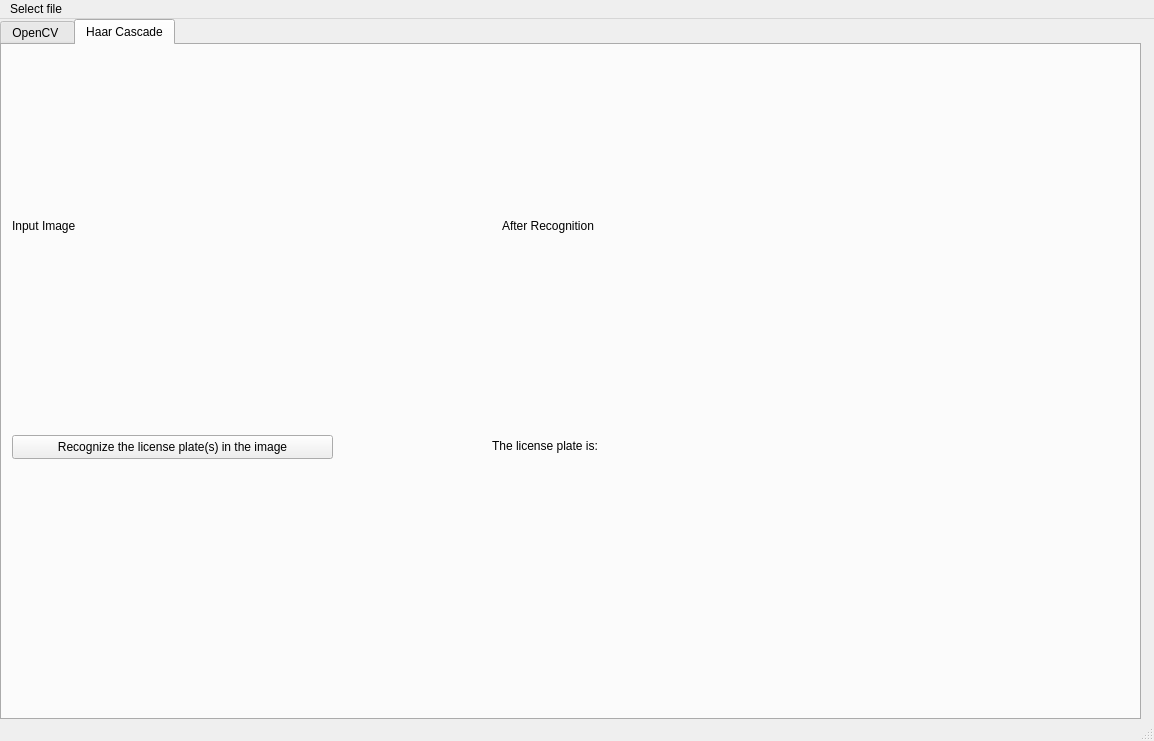
<?xml version="1.0" encoding="UTF-8"?>
<ui version="4.0">
 <class>MainWindow</class>
 <widget class="QMainWindow" name="MainWindow">
  <property name="geometry">
   <rect>
    <x>0</x>
    <y>0</y>
    <width>1154</width>
    <height>741</height>
   </rect>
  </property>
  <property name="windowTitle">
   <string>MainWindow</string>
  </property>
  <widget class="QWidget" name="centralwidget">
   <widget class="QTabWidget" name="tabWidget">
    <property name="geometry">
     <rect>
      <x>0</x>
      <y>0</y>
      <width>1141</width>
      <height>701</height>
     </rect>
    </property>
    <property name="currentIndex">
     <number>1</number>
    </property>
    <widget class="QWidget" name="tab">
     <attribute name="title">
      <string>OpenCV </string>
     </attribute>
     <widget class="QLabel" name="label_2">
      <property name="geometry">
       <rect>
        <x>500</x>
        <y>10</y>
        <width>421</width>
        <height>341</height>
       </rect>
      </property>
      <property name="text">
       <string>After Recognition</string>
      </property>
     </widget>
     <widget class="QLabel" name="label">
      <property name="geometry">
       <rect>
        <x>10</x>
        <y>10</y>
        <width>421</width>
        <height>341</height>
       </rect>
      </property>
      <property name="text">
       <string>Input Image</string>
      </property>
     </widget>
     <widget class="QLabel" name="result_label">
      <property name="geometry">
       <rect>
        <x>490</x>
        <y>380</y>
        <width>361</width>
        <height>41</height>
       </rect>
      </property>
      <property name="text">
       <string>The license plate is: </string>
      </property>
     </widget>
     <widget class="QPushButton" name="recognitionButton">
      <property name="geometry">
       <rect>
        <x>10</x>
        <y>390</y>
        <width>321</width>
        <height>24</height>
       </rect>
      </property>
      <property name="text">
       <string>Recognize the license plate(s) in the image</string>
      </property>
     </widget>
    </widget>
    <widget class="QWidget" name="tab_2">
     <attribute name="title">
      <string>Haar Cascade</string>
     </attribute>
     <widget class="QPushButton" name="recognitionButton_2">
      <property name="geometry">
       <rect>
        <x>10</x>
        <y>390</y>
        <width>321</width>
        <height>24</height>
       </rect>
      </property>
      <property name="text">
       <string>Recognize the license plate(s) in the image</string>
      </property>
     </widget>
     <widget class="QLabel" name="result_label_2">
      <property name="geometry">
       <rect>
        <x>490</x>
        <y>380</y>
        <width>361</width>
        <height>41</height>
       </rect>
      </property>
      <property name="text">
       <string>The license plate is: </string>
      </property>
     </widget>
     <widget class="QLabel" name="label_3">
      <property name="geometry">
       <rect>
        <x>10</x>
        <y>10</y>
        <width>421</width>
        <height>341</height>
       </rect>
      </property>
      <property name="text">
       <string>Input Image</string>
      </property>
     </widget>
     <widget class="QLabel" name="label_4">
      <property name="geometry">
       <rect>
        <x>500</x>
        <y>10</y>
        <width>421</width>
        <height>341</height>
       </rect>
      </property>
      <property name="text">
       <string>After Recognition</string>
      </property>
     </widget>
    </widget>
   </widget>
  </widget>
  <widget class="QMenuBar" name="menubar">
   <property name="geometry">
    <rect>
     <x>0</x>
     <y>0</y>
     <width>1154</width>
     <height>21</height>
    </rect>
   </property>
   <widget class="QMenu" name="menuSelect_file">
    <property name="title">
     <string>Select file</string>
    </property>
    <addaction name="actionChoose_an_image"/>
    <addaction name="actionChoose_an_image_Tab_2"/>
   </widget>
   <addaction name="menuSelect_file"/>
  </widget>
  <widget class="QStatusBar" name="statusbar"/>
  <action name="actionChoose_an_image">
   <property name="text">
    <string>Choose an image (Tab 1)</string>
   </property>
  </action>
  <action name="actionChoose_an_image_Tab_2">
   <property name="text">
    <string>Choose an image (Tab 2)</string>
   </property>
  </action>
 </widget>
 <resources/>
 <connections/>
</ui>
